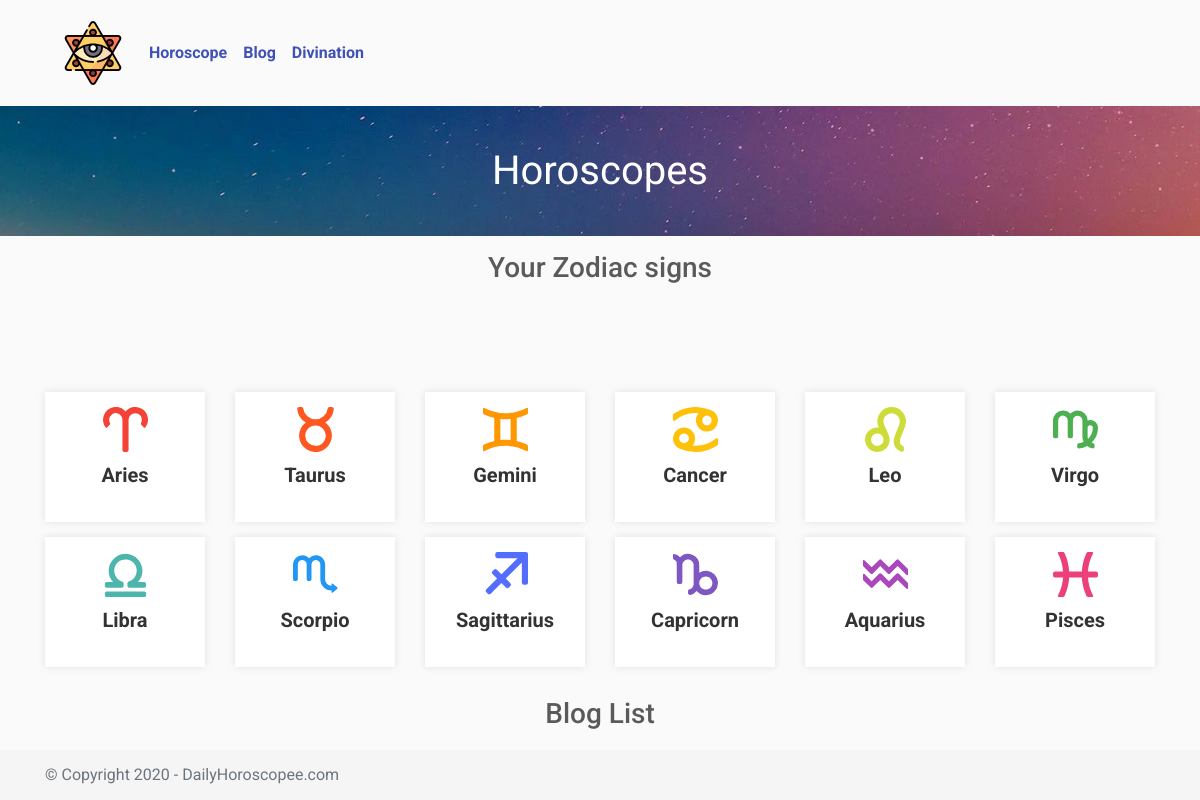
The page / on the database its author committed.
### my_site/models.py (models this page shows, shortened)
class SignsList(models.Model):
    Title = models.TextField(blank=True )
    Image = models.TextField(blank=True)
    Daily = models.TextField(blank=True,null=True)
    Love = models.TextField(blank=True, null=True)
    Finance = models.TextField(blank=True, null=True)
    date = models.DateField(auto_now=True)

### my_site/views.py (the view)
# urls.py: path('',Home,name= "Home"),
def Home(request):
    SignsLists = SignsList.objects.all()
    arti = Blogmodel.objects.all().order_by('-id')[:6]
    args = {'SignsLists':SignsLists,'arti':arti}
    return render(request,'index.html',args)

### my_site/templates/index.html (shortened to what this page needs)
{% load static %}
<!doctype html>
<html lang="en">
<head>
    <link rel="stylesheet" href="{% static 'assets/css/bootstrap.min.css' %}">
    <link rel="stylesheet" href="{% static 'assets/css/style.css' %}">
</head>
<body>
    <div>
        <div class="container">
            <nav class="navbar navbar-expand-lg navbar-light">
                <a class="navbar-brand" href="/"><img src="{% static 'assets/img/eye.png' %}" alt=""></a>
                <div class="collapse navbar-collapse" id="navbarSupportedContent">
                    <ul class="navbar-nav mr-auto">
                        <li class="nav-item active">
                            <a href="/" class="nav-link">Horoscope</a>
                        </li>
                        <li class="nav-item active">
                            <a href="/openblog" class="nav-link">Blog</a>
                        </li>
                        <li class="nav-item active">
                            <a href="/Divination-on-chamomile/" class="nav-link">Divination</a>
                        </li>
                    </ul>
                    <div class="form-inline my-2 my-lg-0">
                        <ins class="adsbygoogle" style="display:inline-block;width:728px;height:90px"
                            data-ad-client="ca-pub-8283141263662455" data-ad-slot="9651234283"></ins>
                    </div>
                </div>
            </nav>
        </div>
        <div class="header3 ">Horoscopes</div>
        <div class="container">
            <div class="choose_zodiac">
                <h3 class="text-center">Your Zodiac signs</h3>
            </div>
        </div>
        <div class="container">
            <div class="center">
                <ins class="adsbygoogle" style="display:inline-block;height:90px;width: 99%;margin: 0 auto"
                    data-ad-client="ca-pub-8283141263662455" data-ad-slot="9651234283"></ins>
            </div>
            <div class="row">
                {% for sign in SignsLists %}
                <div class="col-sm-4 col-md-4 col-lg-2 mobile_col_width">
                    <div class="horoscope_box">
                        <a href="/horoscope/{{ sign.Title }}/Daily" class="{{ sign.Title }}">
                            <div class="horoscope_box_title">
                                {{ sign.Image|safe }}
                                <div class="horoscope_box_title_text left">
                                    <span>{{ sign.Title|safe }}</span>
                                </div>
                            </div>
                        </a>
                    </div>
                </div>
                {% endfor %}
            </div>
        </div>
        <div class="container">
            <div class="choose_zodiac">
                <h3 class="text-center">Blog List</h3>
            </div>
        </div>
        <div class="container">
            <div class="story1 owl-carousel owl-theme">
            </div>
        </div>
    </div>
</body>
<footer class="footer">
    <div class="container">
        <span class="text-muted">© Copyright 2020 - DailyHoroscopee.com</span>
    </div>
</footer>
</html>

### static/assets/css/style.css (style rules this page uses)
* { font-family: 'Roboto', sans-serif!important; }
html { position: relative; min-height: 100%; }
body { background: #fafafa; margin-bottom: 50px; }
@media screen and (min-width:850px) { .header3 { width: 100%; background-image: url("../../assets/img/dpo-banner-bg.jpg"); text-align: center; color: #fff; font-family: font2; font-size: 40px; padding: 35px 0; overflow: hidden } }
@media screen and (min-width:850px) { .choose_zodiac { font-size: 20px!important; margin-bottom: 10px; font-family: font2; color: #5a5a5a; margin-top: 15px; font-weight: 500!important } }
@media screen and (min-width:850px) { .horoscope_box { font-family: font1; width: 100%; height: 130px; float: left; margin: 0 15px 15px 0; padding: 10px; display: block; color: #000; box-sizing: border-box; background: #fff; box-shadow: 0 0 8px rgba(0, 0, 0, .1); cursor: pointer } }
@media screen and (min-width:850px) { .horoscope_box_title { padding: 5px 0; text-align: center } }
@media screen and (min-width:850px) { .horoscope_box_title_text { float: none; text-align: center; margin-top: 8px } }
@media screen and (min-width:850px) { .horoscope_box_title_text span { display: block; color: #333; font-weight: 700; font-size: 20px } }
@media screen and (min-width:850px) { .horoscope_image { width: 45px; height: 45px; margin: 0 } }
@media screen and (min-width:850px) { .owl-carousel { box-sizing: border-box } }
@media screen and (min-width:850px) { .story1 { margin: 10px 0 20px } }
@media only screen
and (min-device-width : 320px)
and (max-device-width : 991px) { .mr-auto, .mx-auto { text-align: center!important; } }
@media only screen
and (min-device-width : 320px)
and (max-device-width : 991px) { .nav-link { color: #3f51b5!important; } }
.owl-carousel, .owl-carousel .owl-item { -webkit-tap-highlight-color: transparent; position: relative }
.owl-carousel { display: none; width: 100%; z-index: 1 }
.no-js .owl-carousel, .owl-carousel.owl-loaded { display: block }
.icon1 { fill: #f44336 }
.icon2 { fill: #cddc39 }
.icon3 { fill: #536dfe }
.icon4 { fill: #ff5722 }
.icon5 { fill: #4caf50 }
.icon6 { fill: #7e57c2 }
.icon7 { fill: #ff9800 }
.icon8 { fill: #4db6ac }
.icon9 { fill: #ab47bc }
.icon10 { fill: #ffc107 }
.icon11 { fill: #2196f3 }
.icon12 { fill: #ec407a }
.nav-link { font-weight: bold!important; }
.footer { position: absolute; bottom: 0; width: 100%; height: 50px; line-height: 50px; background-color: #f5f5f5; }

### rows shown on the page
SignsList: Title "Aries"
SignsList: Title "Taurus"
SignsList: Title "Gemini"
SignsList: Title "Cancer"
SignsList: Title "Leo"
SignsList: Title "Virgo"
SignsList: Title "Libra"
SignsList: Title "Scorpio"
SignsList: Title "Sagittarius"
SignsList: Title "Capricorn"
SignsList: Title "Aquarius"
SignsList: Title "Pisces"
